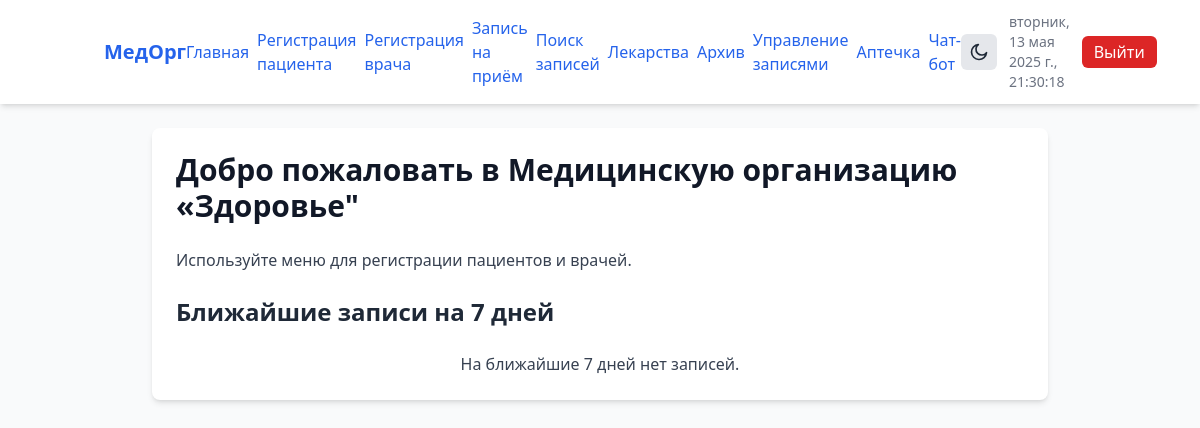
Page / (signed in) on the earlier database version.
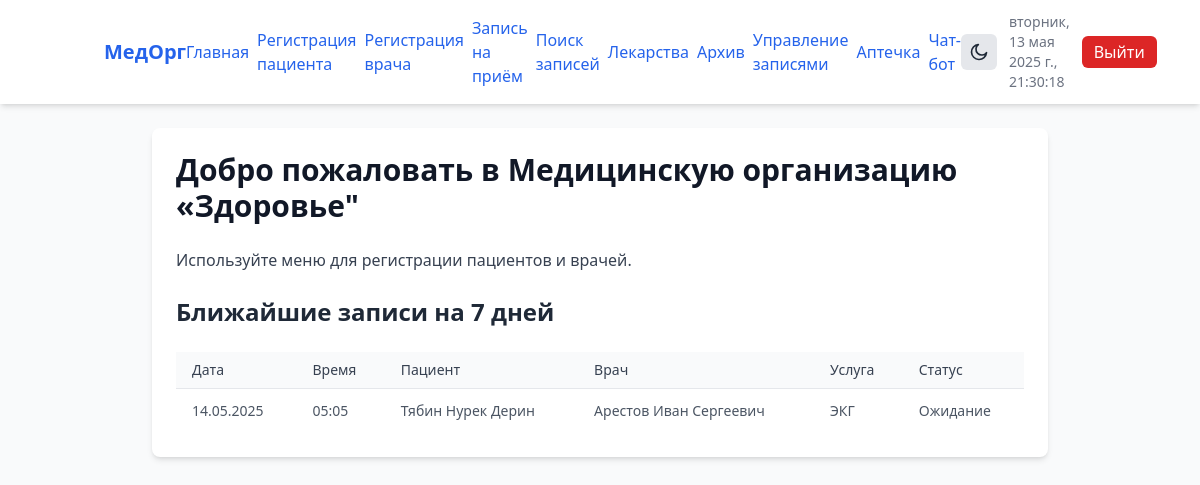
Same page on the later database version.
### app/models.py (models this page shows)
class Appointment(Base):
    __tablename__ = "appointments"
    id = Column(Integer, primary_key=True, index=True)
    patient_id = Column(Integer, ForeignKey("patients.id"))
    doctor_id = Column(Integer, ForeignKey("doctors.id"))
    service = Column(String, index=True)
    appointment_day = Column(Date)
    appointment_time = Column(String)
    status = Column(String, default="Ожидание")
    diagnosis = Column(String)
    recommendations = Column(String)
    patient = relationship("Patient")
    doctor = relationship("Doctor")
    history = relationship("AppointmentHistory", back_populates="appointment")

class Patient(Base):
    __tablename__ = "patients"
    id = Column(Integer, primary_key=True, index=True)
    last_name = Column(String, index=True)
    first_name = Column(String, index=True)
    patronymic = Column(String, index=True)
    age = Column(Integer)
    gender = Column(String, index=True)
    date_of_birth = Column(String, index=True)
    address = Column(String, index=True)
    phone = Column(String, index=True)
    insurance_policy = Column(String, index=True)
    email = Column(String, index=True)

class Doctor(Base):
    __tablename__ = "doctors"
    id = Column(Integer, primary_key=True, index=True)
    last_name = Column(String, index=True)
    first_name = Column(String, index=True)
    patronymic = Column(String, index=True)
    cabinet = Column(String, index=True)
    specialization = Column(String, index=True)
    date_of_birth = Column(String, index=True)
    age = Column(Integer)
    phone = Column(String, index=True)
    email = Column(String, index=True)
    workplace = Column(String, index=True)

### app/routes/html_routes.py (the view)
@router.get("/", response_class=HTMLResponse)
def read_index(request: Request, db: Session = Depends(get_db)):
    today = date.today()
    next_week = today + timedelta(days=7)
    upcoming = (
        db.query(models.Appointment)
          .filter(models.Appointment.appointment_day >= today,
                  models.Appointment.appointment_day <= next_week)
          .order_by(models.Appointment.appointment_day.asc())
          .all()
    )
    return templates.TemplateResponse("index.html", {
        "request": request,
        "upcoming_appointments": upcoming
    })

### app/templates/index.html (shortened to what this page needs)
{% extends "base.html" %}
{% block content %}
<div class="mx-auto p-6 bg-white dark:bg-gray-800 shadow-md dark:shadow-gray-700 rounded-lg max-w-full sm:max-w-lg lg:max-w-4xl space-y-6">
  <h1 class="text-2xl sm:text-3xl font-bold text-gray-900 dark:text-gray-100 mb-4">
    Добро пожаловать в Медицинскую организацию «Здоровье"
  </h1>
  <p class="text-gray-700 dark:text-gray-300 mb-6">
    Используйте меню для регистрации пациентов и врачей.
  </p>
  <h2 class="text-xl sm:text-2xl font-semibold text-gray-800 dark:text-gray-100 mb-4">
    Ближайшие записи на 7 дней
  </h2>
  {% if upcoming_appointments %}
    <div class="overflow-x-auto">
      <table class="min-w-full divide-y divide-gray-200 dark:divide-gray-700">
        <thead class="bg-gray-50 dark:bg-gray-700">
          <tr>
            <th class="px-4 py-2 text-left text-sm font-medium text-gray-700 dark:text-gray-300">Дата</th>
            <th class="px-4 py-2 text-left text-sm font-medium text-gray-700 dark:text-gray-300">Время</th>
            <th class="px-4 py-2 text-left text-sm font-medium text-gray-700 dark:text-gray-300">Пациент</th>
            <th class="px-4 py-2 text-left text-sm font-medium text-gray-700 dark:text-gray-300">Врач</th>
            <th class="px-4 py-2 text-left text-sm font-medium text-gray-700 dark:text-gray-300">Услуга</th>
            <th class="px-4 py-2 text-left text-sm font-medium text-gray-700 dark:text-gray-300">Статус</th>
          </tr>
        </thead>
        <tbody class="bg-white dark:bg-gray-800 divide-y divide-gray-200 dark:divide-gray-700">
          {% for appointment in upcoming_appointments %}
          <tr>
            <td class="px-4 py-3 text-sm text-gray-600 dark:text-gray-300">
              {{ appointment.appointment_day.strftime('%d.%m.%Y') }}
            </td>
            <td class="px-4 py-3 text-sm text-gray-600 dark:text-gray-300">
              {{ appointment.appointment_time }}
            </td>
            <td class="px-4 py-3 text-sm text-gray-600 dark:text-gray-300">
              {{ appointment.patient.last_name }} {{ appointment.patient.first_name }} {{ appointment.patient.patronymic }}
            </td>
            <td class="px-4 py-3 text-sm text-gray-600 dark:text-gray-300">
              {{ appointment.doctor.last_name }} {{ appointment.doctor.first_name }} {{ appointment.doctor.patronymic }}
            </td>
            <td class="px-4 py-3 text-sm text-gray-600 dark:text-gray-300">
              {{ appointment.service }}
            </td>
            <td class="px-4 py-3 text-sm text-gray-600 dark:text-gray-300">
              {{ appointment.status }}
            </td>
          </tr>
          {% endfor %}
        </tbody>
      </table>
    </div>
  {% else %}
    <p class="text-center text-gray-700 dark:text-gray-300 font-medium mt-6">
      На ближайшие 7 дней нет записей.
    </p>
  {% endif %}
</div>
{% endblock %}

Differences in the rows shown:
added Appointment: appointment_day "14.05.2025", appointment_time "05:05", patient.last_name "Тябин", patient.first_name "Нурек", patient.patronymic "Дерин", doctor.last_name "Арестов", doctor.first_name "Иван", doctor.patronymic "Сергеевич", service "ЭКГ", status "Ожидание"
Other differences:
text no longer shown: "На ближайшие 7 дней нет записей."
text now shown: "Дата Время Пациент Врач Услуга Статус"
